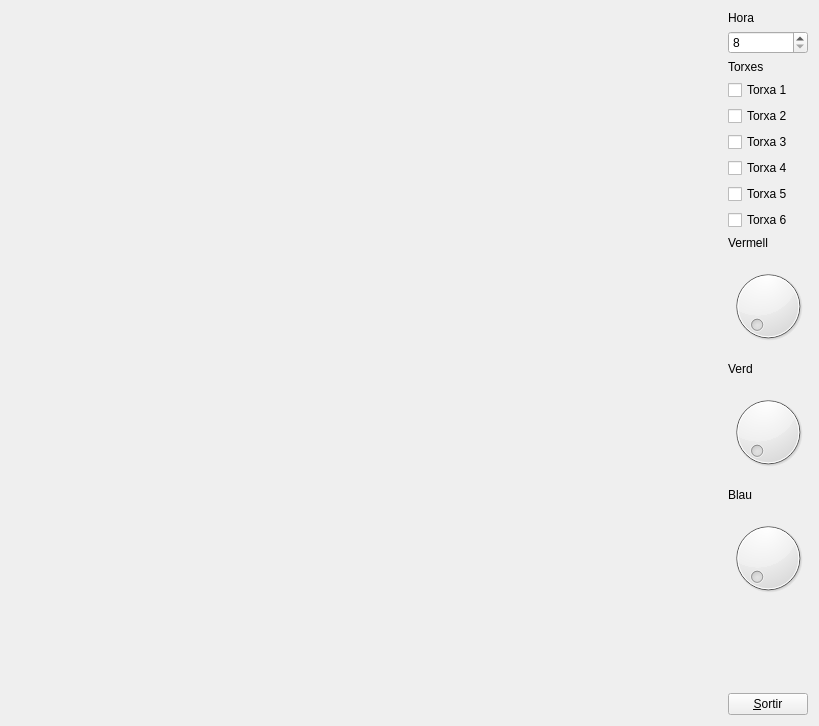
<?xml version="1.0" encoding="UTF-8"?>
<ui version="4.0">
 <class>MyForm</class>
 <widget class="QWidget" name="MyForm">
  <property name="geometry">
   <rect>
    <x>0</x>
    <y>0</y>
    <width>819</width>
    <height>726</height>
   </rect>
  </property>
  <property name="windowTitle">
   <string>IDI-Lab</string>
  </property>
  <layout class="QHBoxLayout" name="horizontalLayout">
   <item>
    <widget class="A3GLWidget" name="widget" native="true">
     <property name="sizePolicy">
      <sizepolicy hsizetype="Expanding" vsizetype="Expanding">
       <horstretch>0</horstretch>
       <verstretch>0</verstretch>
      </sizepolicy>
     </property>
    </widget>
   </item>
   <item>
    <layout class="QVBoxLayout" name="verticalLayout">
     <item>
      <widget class="QLabel" name="label">
       <property name="text">
        <string>Hora</string>
       </property>
      </widget>
     </item>
     <item>
      <widget class="QSpinBox" name="spinBox">
       <property name="minimum">
        <number>8</number>
       </property>
       <property name="maximum">
        <number>20</number>
       </property>
      </widget>
     </item>
     <item>
      <widget class="QLabel" name="label_2">
       <property name="text">
        <string>Torxes</string>
       </property>
      </widget>
     </item>
     <item>
      <widget class="QCheckBox" name="checkBox">
       <property name="text">
        <string>Torxa 1</string>
       </property>
      </widget>
     </item>
     <item>
      <widget class="QCheckBox" name="checkBox_2">
       <property name="text">
        <string>Torxa 2</string>
       </property>
      </widget>
     </item>
     <item>
      <widget class="QCheckBox" name="checkBox_3">
       <property name="text">
        <string>Torxa 3</string>
       </property>
      </widget>
     </item>
     <item>
      <widget class="QCheckBox" name="checkBox_4">
       <property name="text">
        <string>Torxa 4</string>
       </property>
      </widget>
     </item>
     <item>
      <widget class="QCheckBox" name="checkBox_5">
       <property name="text">
        <string>Torxa 5</string>
       </property>
      </widget>
     </item>
     <item>
      <widget class="QCheckBox" name="checkBox_6">
       <property name="text">
        <string>Torxa 6</string>
       </property>
      </widget>
     </item>
     <item>
      <widget class="QLabel" name="label_3">
       <property name="text">
        <string>Vermell</string>
       </property>
      </widget>
     </item>
     <item>
      <widget class="QDial" name="dial">
       <property name="maximum">
        <number>255</number>
       </property>
      </widget>
     </item>
     <item>
      <widget class="QLabel" name="label_4">
       <property name="text">
        <string>Verd</string>
       </property>
      </widget>
     </item>
     <item>
      <widget class="QDial" name="dial_2">
       <property name="maximum">
        <number>255</number>
       </property>
      </widget>
     </item>
     <item>
      <widget class="QLabel" name="label_5">
       <property name="text">
        <string>Blau</string>
       </property>
      </widget>
     </item>
     <item>
      <widget class="QDial" name="dial_3">
       <property name="maximum">
        <number>255</number>
       </property>
      </widget>
     </item>
     <item>
      <spacer name="verticalSpacer">
       <property name="orientation">
        <enum>Qt::Vertical</enum>
       </property>
       <property name="sizeHint" stdset="0">
        <size>
         <width>20</width>
         <height>40</height>
        </size>
       </property>
      </spacer>
     </item>
     <item>
      <widget class="QPushButton" name="pushButton">
       <property name="sizePolicy">
        <sizepolicy hsizetype="Fixed" vsizetype="Fixed">
         <horstretch>0</horstretch>
         <verstretch>0</verstretch>
        </sizepolicy>
       </property>
       <property name="text">
        <string>&amp;Sortir</string>
       </property>
      </widget>
     </item>
    </layout>
   </item>
  </layout>
 </widget>
 <customwidgets>
  <customwidget>
   <class>A3GLWidget</class>
   <extends>QWidget</extends>
   <header>A3GLWidget.h</header>
   <container>1</container>
   <slots>
    <signal>signalFocusMovedKeyboard(int)</signal>
    <signal>signalEngineMode(bool)</signal>
    <signal>hourChanged(int)</signal>
    <slot>onFocusMoved(int)</slot>
    <slot>onEngineMode(bool)</slot>
    <slot>changeHour(int)</slot>
    <slot>torxa1Changed(bool)</slot>
    <slot>torxa2Changed(bool)</slot>
    <slot>torxa3Changed(bool)</slot>
    <slot>torxa4Changed(bool)</slot>
    <slot>torxa5Changed(bool)</slot>
    <slot>torxa6Changed(bool)</slot>
    <slot>redChanged(int)</slot>
    <slot>greenChanged(int)</slot>
    <slot>blueChanged(int)</slot>
   </slots>
  </customwidget>
 </customwidgets>
 <resources/>
 <connections>
  <connection>
   <sender>pushButton</sender>
   <signal>clicked()</signal>
   <receiver>MyForm</receiver>
   <slot>close()</slot>
   <hints>
    <hint type="sourcelabel">
     <x>757</x>
     <y>715</y>
    </hint>
    <hint type="destinationlabel">
     <x>839</x>
     <y>529</y>
    </hint>
   </hints>
  </connection>
  <connection>
   <sender>spinBox</sender>
   <signal>valueChanged(int)</signal>
   <receiver>widget</receiver>
   <slot>changeHour(int)</slot>
   <hints>
    <hint type="sourcelabel">
     <x>759</x>
     <y>40</y>
    </hint>
    <hint type="destinationlabel">
     <x>661</x>
     <y>136</y>
    </hint>
   </hints>
  </connection>
  <connection>
   <sender>widget</sender>
   <signal>hourChanged(int)</signal>
   <receiver>spinBox</receiver>
   <slot>setValue(int)</slot>
   <hints>
    <hint type="sourcelabel">
     <x>681</x>
     <y>283</y>
    </hint>
    <hint type="destinationlabel">
     <x>740</x>
     <y>49</y>
    </hint>
   </hints>
  </connection>
  <connection>
   <sender>checkBox</sender>
   <signal>clicked(bool)</signal>
   <receiver>widget</receiver>
   <slot>torxa1Changed(bool)</slot>
   <hints>
    <hint type="sourcelabel">
     <x>770</x>
     <y>100</y>
    </hint>
    <hint type="destinationlabel">
     <x>661</x>
     <y>98</y>
    </hint>
   </hints>
  </connection>
  <connection>
   <sender>checkBox_2</sender>
   <signal>clicked(bool)</signal>
   <receiver>widget</receiver>
   <slot>torxa2Changed(bool)</slot>
   <hints>
    <hint type="sourcelabel">
     <x>758</x>
     <y>126</y>
    </hint>
    <hint type="destinationlabel">
     <x>695</x>
     <y>131</y>
    </hint>
   </hints>
  </connection>
  <connection>
   <sender>checkBox_3</sender>
   <signal>clicked(bool)</signal>
   <receiver>widget</receiver>
   <slot>torxa3Changed(bool)</slot>
   <hints>
    <hint type="sourcelabel">
     <x>768</x>
     <y>153</y>
    </hint>
    <hint type="destinationlabel">
     <x>703</x>
     <y>160</y>
    </hint>
   </hints>
  </connection>
  <connection>
   <sender>checkBox_4</sender>
   <signal>clicked(bool)</signal>
   <receiver>widget</receiver>
   <slot>torxa4Changed(bool)</slot>
   <hints>
    <hint type="sourcelabel">
     <x>755</x>
     <y>184</y>
    </hint>
    <hint type="destinationlabel">
     <x>676</x>
     <y>188</y>
    </hint>
   </hints>
  </connection>
  <connection>
   <sender>checkBox_5</sender>
   <signal>clicked(bool)</signal>
   <receiver>widget</receiver>
   <slot>torxa5Changed(bool)</slot>
   <hints>
    <hint type="sourcelabel">
     <x>746</x>
     <y>217</y>
    </hint>
    <hint type="destinationlabel">
     <x>665</x>
     <y>216</y>
    </hint>
   </hints>
  </connection>
  <connection>
   <sender>checkBox_6</sender>
   <signal>clicked(bool)</signal>
   <receiver>widget</receiver>
   <slot>torxa6Changed(bool)</slot>
   <hints>
    <hint type="sourcelabel">
     <x>739</x>
     <y>238</y>
    </hint>
    <hint type="destinationlabel">
     <x>684</x>
     <y>246</y>
    </hint>
   </hints>
  </connection>
  <connection>
   <sender>dial</sender>
   <signal>valueChanged(int)</signal>
   <receiver>widget</receiver>
   <slot>redChanged(int)</slot>
   <hints>
    <hint type="sourcelabel">
     <x>771</x>
     <y>340</y>
    </hint>
    <hint type="destinationlabel">
     <x>648</x>
     <y>339</y>
    </hint>
   </hints>
  </connection>
  <connection>
   <sender>dial_2</sender>
   <signal>valueChanged(int)</signal>
   <receiver>widget</receiver>
   <slot>greenChanged(int)</slot>
   <hints>
    <hint type="sourcelabel">
     <x>757</x>
     <y>474</y>
    </hint>
    <hint type="destinationlabel">
     <x>678</x>
     <y>452</y>
    </hint>
   </hints>
  </connection>
  <connection>
   <sender>dial_3</sender>
   <signal>valueChanged(int)</signal>
   <receiver>widget</receiver>
   <slot>blueChanged(int)</slot>
   <hints>
    <hint type="sourcelabel">
     <x>779</x>
     <y>596</y>
    </hint>
    <hint type="destinationlabel">
     <x>676</x>
     <y>587</y>
    </hint>
   </hints>
  </connection>
 </connections>
</ui>
